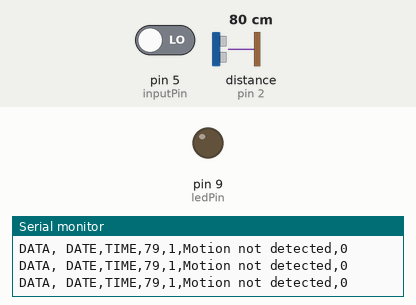
This sketch was run on a simulated Arduino Uno, built with avr-gcc and run on an emulated ATmega328P. Parts: output pins drawn as LEDs (lit = HIGH), the last lines printed to the serial monitor. Wiring (inferred from the names in the program): ultrasonic range finder: trigger pin 3; echo pin 2. The inputs (shaded band) are chosen by the test bench; at power-on: pin 5 (inputPin) LOW, distance to the obstacle (sensor on pin 2) 80 cm. The echo pulse lasts 58.3 µs per cm; pins used as bus, display or sensor lines are not drawn.

Above: at 1.2 s.
1.3 s: pin 5 (inputPin) driven HIGH
At 2.5 s:
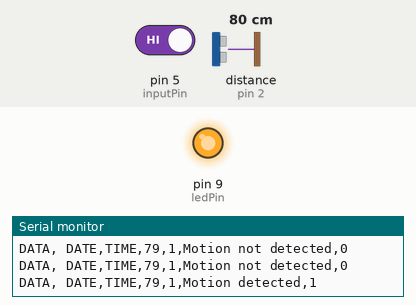
Timing chart, 0 to 4.3 s (numbered marks = the images above; inputs shaded):
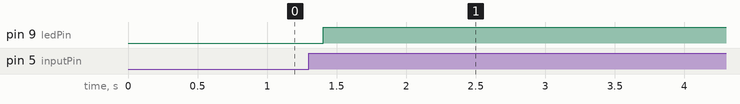

Measured:
- after the input at 1.3 s, pin 9 (ledPin): LOW → HIGH after 0.10 s

The sketch:

project_code.ino
```cpp
#define echoPin 2             // the echo pin of HC-SR04 is connected with pin 2 of Arduino
#define trigPin 3             // the trig pin of HC-SR04 is connected with pin 3 of Arduino
#define buzzer 8              // the buzzer is connected with pin 8 of Arduino
#define ledPin 9              // the led is connected with pin 9 of arduino
#define inputPin 5            // The Dout pin of PIR sensor is connected with pin 5 of Arduino
long duration;                // variable to store the value of time duration
int distance;                 // variable to store the value of distance

int val = 0;                 // vatiable to store the state of PIR sensor pin as 1 or 0


void setup() {
  pinMode(trigPin, OUTPUT);        // pin 3 of Arduino set as output
  pinMode(echoPin, INPUT);         // pin 2 of Arduino set as input
  pinMode(ledPin, OUTPUT);         // pin 9 of Arduino set as output
  pinMode(inputPin, INPUT);        // pin 5 of Arduino set as input
  Serial.begin(9600);
  Serial.println("LABEL,Date, Time,Distance(in cm),No. of times Soc. Distancing Violated, State, No. of Times Motion detected");    // Column name for PLX-DAQ
}

void loop() {


    Serial.print("DATA, DATE,TIME,");
    distance = Ultrasonic_sensor();              // call to Ultrasonic_sensor() function
    Serial.print(distance);
    Serial.print(",");
    if(distance <100)
    {
      digitalWrite(buzzer, HIGH);              // buzzer will produce alarm
      Serial.print(1);                         // printing 1 in the PLQ- DAQ record

    }
    else
    {
      digitalWrite(buzzer,LOW);
      Serial.print(0);                        // printing 0 in PLX-DAQ record
    }
    Serial.print(",");
    delay(100);
    Motion();                                // call to Motion() function
    delay(100);

}

/*
 * THe function Ultrasonic_sensor() return the distance between the system and object by transmitting a
 * sound wave
 */
int Ultrasonic_sensor()
{
  digitalWrite(trigPin, LOW);
  delayMicroseconds(2);
  digitalWrite(trigPin, HIGH);
  delayMicroseconds(10);
  digitalWrite(trigPin, LOW);
  duration = pulseIn(echoPin, HIGH);
  return duration * 0.034 / 2;


}
/*
 *  The Motion() procedure is used to detect motion near the system using the "if" statement.
 */
void Motion()
{
   val = digitalRead(inputPin);
   if (val == HIGH)
   {
     Serial.print("Motion detected,");
     Serial.println(1);

     digitalWrite(13,HIGH);
     digitalWrite(13,LOW);
     digitalWrite(ledPin, HIGH);
     //digitalWrite(ledPin, LOW);
     delay(10000);


   }
  else
  {
      Serial.print("Motion not detected,");
      Serial.println(0);
      digitalWrite(ledPin, LOW);
      digitalWrite(13,LOW);
  }
}
```
